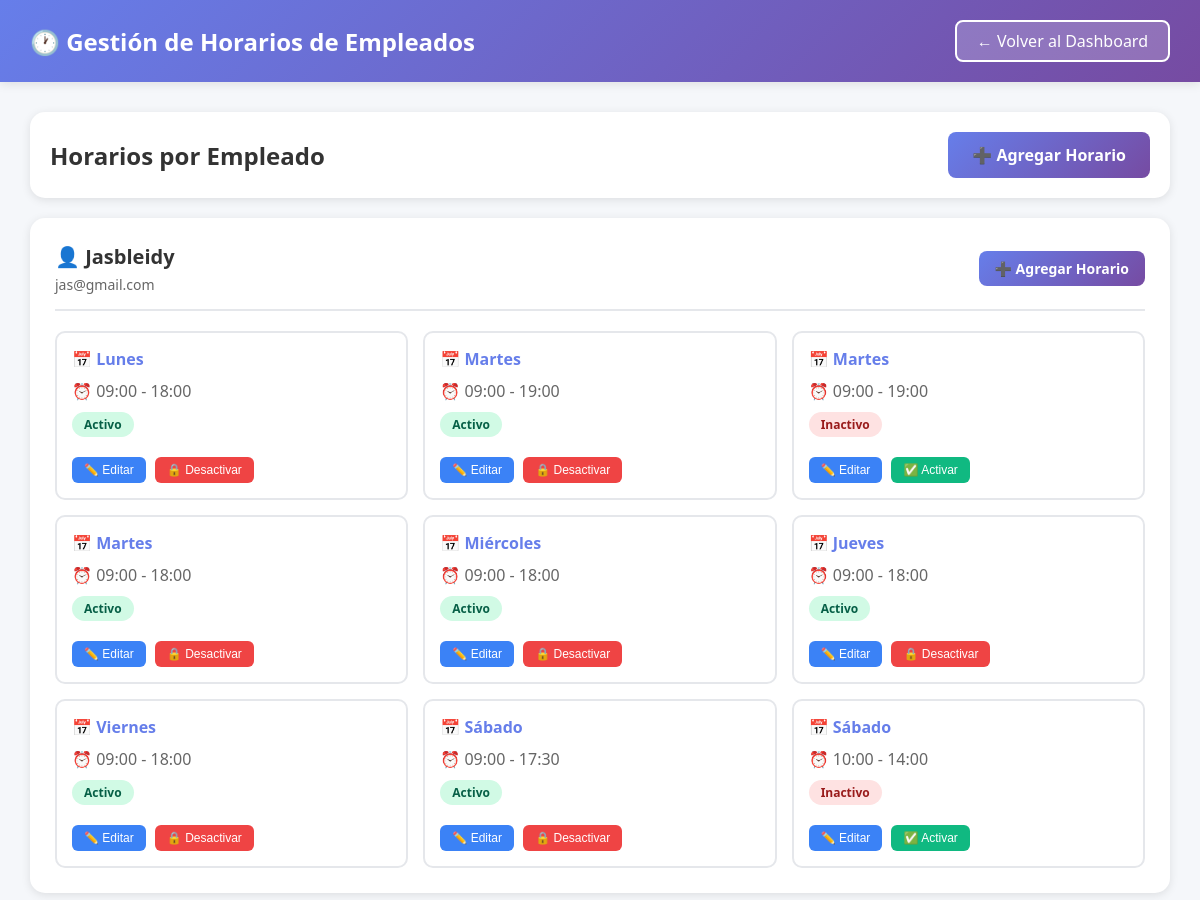
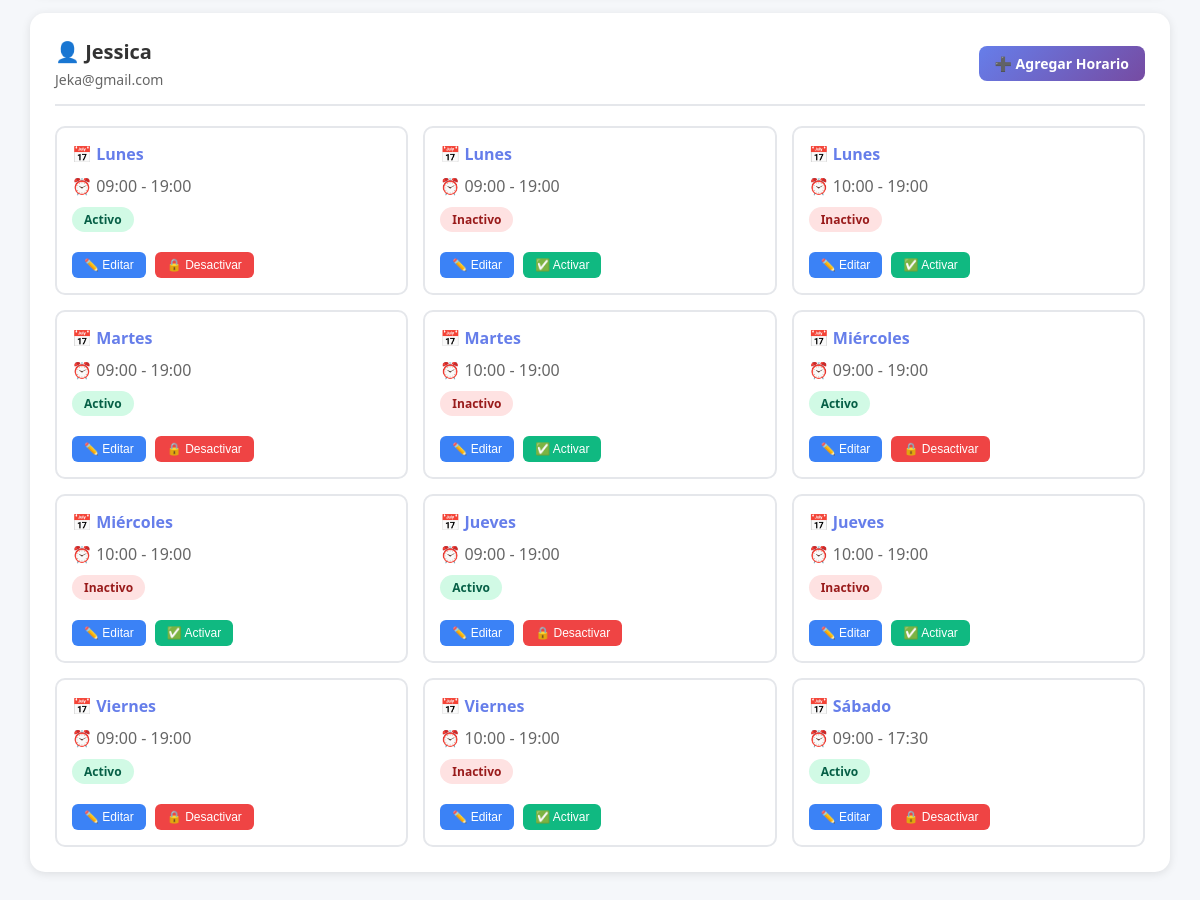
/pages/admin/horarios.php (signed in), run on the app's committed database (2 pictures, top to bottom).
### tables this page shows
CREATE TABLE `usuarios` (
  `id` int(11) NOT NULL,
  `nombre` varchar(100) NOT NULL,
  `email` varchar(100) NOT NULL,
  `password` varchar(255) NOT NULL,
  `telefono` varchar(20) DEFAULT NULL,
  `rol` enum('Cliente','Empleado','Administrador') NOT NULL DEFAULT 'Cliente',
  `fecha_registro` timestamp NULL DEFAULT current_timestamp(),
  `activo` tinyint(1) DEFAULT 1
);

CREATE TABLE `horarios_empleados` (
  `id` int(11) NOT NULL,
  `empleado_id` int(11) NOT NULL,
  `dia_semana` enum('Lunes','Martes','Miércoles','Jueves','Viernes','Sábado','Domingo') NOT NULL,
  `hora_inicio` time NOT NULL,
  `hora_fin` time NOT NULL,
  `activo` tinyint(1) DEFAULT 1
);

### pages/admin/horarios.php (the view, shortened to what this page needs)
<?php
$database = new Database();
$db = $database->getConnection();
$empleados = $db->query("SELECT id, nombre, email FROM usuarios WHERE rol='Empleado' AND activo=1 ORDER BY nombre")->fetchAll();
$query = "SELECT h.*, u.nombre AS empleado_nombre
          FROM horarios_empleados h
          JOIN usuarios u ON h.empleado_id = u.id
          ORDER BY u.nombre,
          FIELD(h.dia_semana, 'Lunes','Martes','Miércoles','Jueves','Viernes','Sábado','Domingo')";
$horarios = $db->query($query)->fetchAll();
$horarios_por_empleado = [];
foreach ($horarios as $horario) {
    $horarios_por_empleado[$horario['empleado_id']][] = $horario;
}
?>
<!DOCTYPE html>
<html lang="es">
<head>
</head>
<body>
    <div class="header">
        <div class="header-content">
            <h1>🕐 Gestión de Horarios de Empleados</h1>
            <a href="dashboard.php" class="btn-back">← Volver al Dashboard</a>
        </div>
    </div>
    <div class="container">
        <div class="actions-bar">
            <h2 style="color: #333;">Horarios por Empleado</h2>
            <a href="agregar_horario.php" class="btn-primary">➕ Agregar Horario</a>
        </div>
        <?php if (count($empleados) > 0): ?>
            <?php foreach ($empleados as $empleado): ?>
                <div class="empleado-section">
                    <div class="empleado-header">
                        <div>
                            <div class="empleado-nombre">👤 <?php echo htmlspecialchars($empleado['nombre']); ?></div>
                            <div style="color: #666; font-size: 14px; margin-top: 5px;">
                                <?php echo htmlspecialchars($empleado['email']); ?>
                            </div>
                        </div>
                        <a href="agregar_horario.php?empleado_id=<?php echo $empleado['id']; ?>" class="btn-primary" style="padding: 8px 16px; font-size: 14px;">
                            ➕ Agregar Horario
                        </a>
                    </div>
                    <?php if (isset($horarios_por_empleado[$empleado['id']])): ?>
                        <div class="horarios-grid">
                            <?php foreach ($horarios_por_empleado[$empleado['id']] as $horario): ?>
                                <div class="horario-card">
                                    <div class="horario-dia">📅 <?php echo $horario['dia_semana']; ?></div>
                                    <div class="horario-horas">
                                        ⏰ <?php echo substr($horario['hora_inicio'], 0, 5); ?> -
                                        <?php echo substr($horario['hora_fin'], 0, 5); ?>
                                    </div>
                                    <span class="badge badge-<?php echo $horario['activo'] ? 'activo' : 'inactivo'; ?>">
                                        <?php echo $horario['activo'] ? 'Activo' : 'Inactivo'; ?>
                                    </span>
                                    <div style="margin-top: 10px;">
                                        <button class="btn-action btn-edit" onclick="editarHorario(<?php echo $horario['id']; ?>)">
                                            ✏️ Editar
                                        </button>
                                        <?php if ($horario['activo']): ?>
                                            <button class="btn-action btn-delete" onclick="desactivarHorario(<?php echo $horario['id']; ?>)">
                                                🔒 Desactivar
                                            </button>
                                        <?php else: ?>
                                            <button class="btn-action btn-toggle" onclick="activarHorario(<?php echo $horario['id']; ?>)">
                                                ✅ Activar
                                            </button>
                                        <?php endif; ?>
                                    </div>
                                </div>
                            <?php endforeach; ?>
                        </div>
                    <?php endif; ?>
                </div>
            <?php endforeach; ?>
        <?php endif; ?>
    </div>
</body>
</html>

### pages/admin/horarios.php (style rules this page uses)
* { margin: 0; padding: 0; box-sizing: border-box; }
body { font-family: 'Segoe UI', Tahoma, Geneva, Verdana, sans-serif; background: #f5f7fa; }
.header { background: linear-gradient(135deg, #667eea 0%, #764ba2 100%); color: white; padding: 20px 30px; box-shadow: 0 2px 10px rgba(0,0,0,0.1); }
.header-content { max-width: 1400px; margin: 0 auto; display: flex; justify-content: space-between; align-items: center; }
.header h1 { font-size: 24px; }
.btn-back { background: rgba(255,255,255,0.2); color: white; padding: 8px 20px; border: 2px solid white; border-radius: 8px; text-decoration: none; font-weight: 500; transition: all 0.3s; }
.container { max-width: 1400px; margin: 30px auto; padding: 0 30px; }
.actions-bar { background: white; padding: 20px; border-radius: 15px; box-shadow: 0 2px 10px rgba(0,0,0,0.1); margin-bottom: 20px; display: flex; justify-content: space-between; align-items: center; }
.btn-primary { background: linear-gradient(135deg, #667eea 0%, #764ba2 100%); color: white; padding: 12px 24px; border: none; border-radius: 8px; text-decoration: none; font-weight: 600; cursor: pointer; transition: all 0.3s; }
.empleado-section { background: white; padding: 25px; border-radius: 15px; box-shadow: 0 2px 10px rgba(0,0,0,0.1); margin-bottom: 20px; }
.empleado-header { display: flex; justify-content: space-between; align-items: center; margin-bottom: 20px; padding-bottom: 15px; border-bottom: 2px solid #e5e7eb; }
.empleado-nombre { font-size: 20px; font-weight: bold; color: #333; }
.horarios-grid { display: grid; grid-template-columns: repeat(auto-fill, minmax(300px, 1fr)); gap: 15px; }
.horario-card { border: 2px solid #e5e7eb; border-radius: 10px; padding: 15px; transition: all 0.3s; }
.horario-dia { font-size: 16px; font-weight: bold; color: #667eea; margin-bottom: 10px; }
.horario-horas { color: #666; margin-bottom: 10px; }
.badge { display: inline-block; padding: 4px 12px; border-radius: 20px; font-size: 12px; font-weight: 600; margin-bottom: 10px; }
.badge-activo { background: #d1fae5; color: #065f46; }
.badge-inactivo { background: #fee2e2; color: #991b1b; }
.btn-action { padding: 6px 12px; border: none; border-radius: 6px; cursor: pointer; font-size: 12px; font-weight: 500; margin-right: 5px; transition: all 0.3s; }
.btn-edit { background: #3b82f6; color: white; }
.btn-delete { background: #ef4444; color: white; }
.btn-toggle { background: #10b981; color: white; }

### data on the page
usuarios: nombre "Jasbleidy", email "jas@gmail.com"
horarios_empleados: dia_semana "Lunes", hora_inicio "09:00", hora_fin "18:00", activo "Activo"
horarios_empleados: dia_semana "Martes", hora_inicio "09:00", hora_fin "19:00", activo "Activo"
horarios_empleados: dia_semana "Martes", hora_inicio "09:00", hora_fin "19:00", activo "Inactivo"
horarios_empleados: dia_semana "Martes", hora_inicio "09:00", hora_fin "18:00", activo "Activo"
horarios_empleados: dia_semana "Miércoles", hora_inicio "09:00", hora_fin "18:00", activo "Activo"
horarios_empleados: dia_semana "Jueves", hora_inicio "09:00", hora_fin "18:00", activo "Activo"
horarios_empleados: dia_semana "Viernes", hora_inicio "09:00", hora_fin "18:00", activo "Activo"
horarios_empleados: dia_semana "Sábado", hora_inicio "09:00", hora_fin "17:30", activo "Activo"
horarios_empleados: dia_semana "Sábado", hora_inicio "10:00", hora_fin "14:00", activo "Inactivo"
usuarios: nombre "Jessica", email "Jeka@gmail.com"
horarios_empleados: dia_semana "Lunes", hora_inicio "09:00", hora_fin "19:00", activo "Activo"
horarios_empleados: dia_semana "Lunes", hora_inicio "09:00", hora_fin "19:00", activo "Inactivo"
horarios_empleados: dia_semana "Lunes", hora_inicio "10:00", hora_fin "19:00", activo "Inactivo"
horarios_empleados: dia_semana "Martes", hora_inicio "09:00", hora_fin "19:00", activo "Activo"
horarios_empleados: dia_semana "Martes", hora_inicio "10:00", hora_fin "19:00", activo "Inactivo"
horarios_empleados: dia_semana "Miércoles", hora_inicio "09:00", hora_fin "19:00", activo "Activo"
horarios_empleados: dia_semana "Miércoles", hora_inicio "10:00", hora_fin "19:00", activo "Inactivo"
horarios_empleados: dia_semana "Jueves", hora_inicio "09:00", hora_fin "19:00", activo "Activo"
horarios_empleados: dia_semana "Jueves", hora_inicio "10:00", hora_fin "19:00", activo "Inactivo"
horarios_empleados: dia_semana "Viernes", hora_inicio "09:00", hora_fin "19:00", activo "Activo"
horarios_empleados: dia_semana "Viernes", hora_inicio "10:00", hora_fin "19:00", activo "Inactivo"
horarios_empleados: dia_semana "Sábado", hora_inicio "09:00", hora_fin "17:30", activo "Activo"
